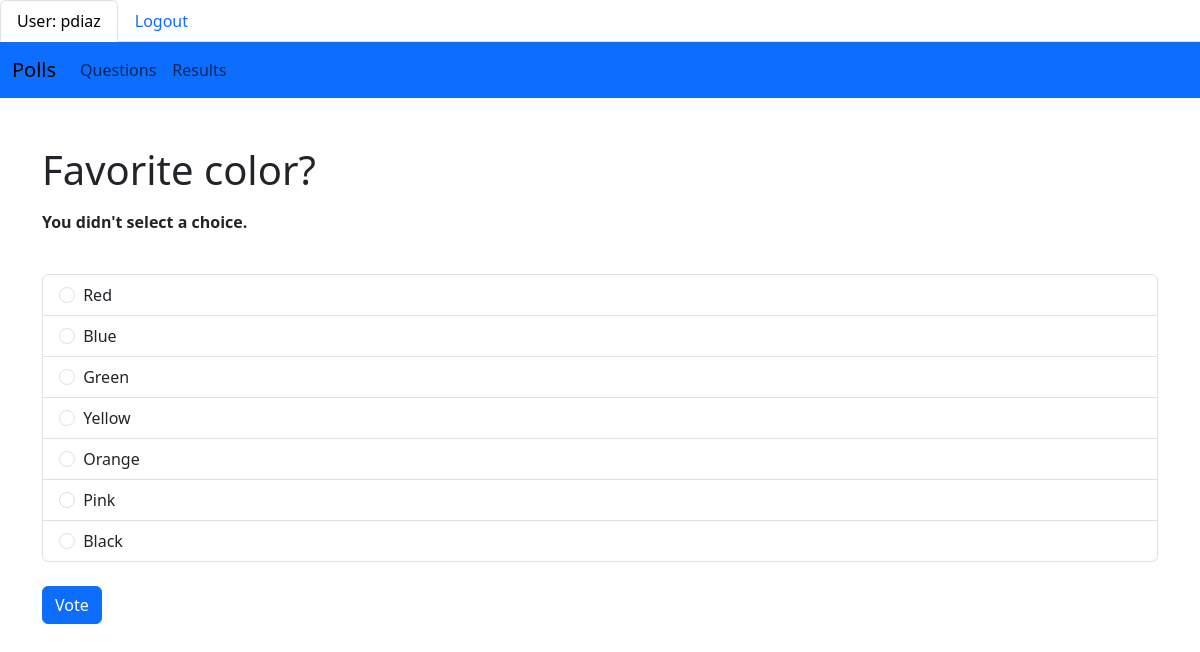
Page /polls/4/vote/ (signed in) on the committed database.
### polls/models.py (models this page shows, shortened)
class Question(models.Model):
    question_text = models.CharField(max_length=200)
    pub_date = models.DateTimeField("date published")

class Choice(models.Model):
    question = models.ForeignKey(Question, on_delete=models.CASCADE)
    choice_text = models.CharField(max_length=200)
    votes = models.IntegerField(default=0)

### polls/views.py (the view)
# urls.py: path("<int:question_id>/vote/", views.vote, name="vote"),
@login_required
def vote(request, question_id):
    question = get_object_or_404(Question, pk=question_id)
    try:
        selected_choice = question.choice_set.get(pk=request.POST["choice"])
    except (KeyError, Choice.DoesNotExist):
        return render(
            request,
            "polls/detail.html",
            {
                "question": question,
                "error_message": "You didn't select a choice.",
            },
        )
    else:
        user = request.user
        selected_choice.votes += 1
        selected_choice.save()
        vote = Vote.objects.create(user=user, choice=selected_choice)
        return HttpResponseRedirect(reverse("polls:results", args=(question_id,)))

### polls/templates/polls/detail.html (shortened to what this page needs)
{% extends "polls/base.html"%}
{% block results%}<a class="nav-link" href="{% url 'polls:results' question.id %}" class="navbar-item">Results</a>{% endblock %}
{% block content %}
    <br><br>
    <form action="{% url 'polls:vote' question.id %}" method="post">
            <fieldset>
                <legend><h1>{{ question.question_text }}</h1></legend>
                {% if error_message %}<p><strong>{{ error_message }}</strong></p>{% endif %}
                <br>
                <ul class="list-group">
                    {% for choice in question.choice_set.all %}
                    <li class="list-group-item list-group-item-action">
                        <input class="form-check-input me-1" type="radio" name="choice" id="choice{{ forloop.counter }}" value="{{ choice.id }}">
                        <label class="form-check-label stretched-link" for="choice{{ forloop.counter }}">{{ choice.choice_text }}</label>
                    </li>
                    {% endfor %}
                </ul>
                <br>
            </fieldset>
        <input type="submit" class="btn btn-primary" value="Vote">
    </form>
{% endblock %}

### polls/templates/polls/base.html (shortened to what this page needs)
<!DOCTYPE html>
<html>
<head>
    {% load static %}
    <link rel="stylesheet" href="https://cdn.jsdelivr.net/npm/bootstrap@5.3.0/dist/css/bootstrap.min.css">
</head>
<body>
    <ul class="nav nav-tabs">
        {% if user.is_authenticated %}
          <li class="nav-item"><a class="nav-link active">User: {{ user.get_username }}</a></li>
          <li class="nav-item"><a class="nav-link" href="{% url 'logout' %}">Logout</a></li>
        {% else %}
          <li class="nav-item" ><a class="nav-link" href="{% url 'login' %}?next={{ request.path }}">Login</a></li>
        {% endif %}
    </ul>
    <nav class="navbar navbar-expand-lg bd-body-tertiary bg-primary">
        <div class="container-fluid ">
            <a class="navbar-brand">Polls</a>
            <div class="collapse navbar-collapse" id="navbarNavAltMarkup">
                <div class="navbar-nav">
                  <a class="nav-link" href="{% url 'polls:index' %}" class="navbar-item">Questions</a>
                  {% block results %}{% endblock %}
                </div>
            </div>
        </div>
    </nav>
    <div class="container">
        {% block content %}
        {% endblock %}
    </div>
</body>
</html>

### rows in the picture
Question: question_text "Favorite color?"
Choice: choice_text "Red"
Choice: choice_text "Blue"
Choice: choice_text "Green"
Choice: choice_text "Yellow"
Choice: choice_text "Orange"
Choice: choice_text "Pink"
Choice: choice_text "Black"

### other values in the picture
{{ user.get_username }} "pdiaz"
{{ error_message }} "You didn't select a choice."
